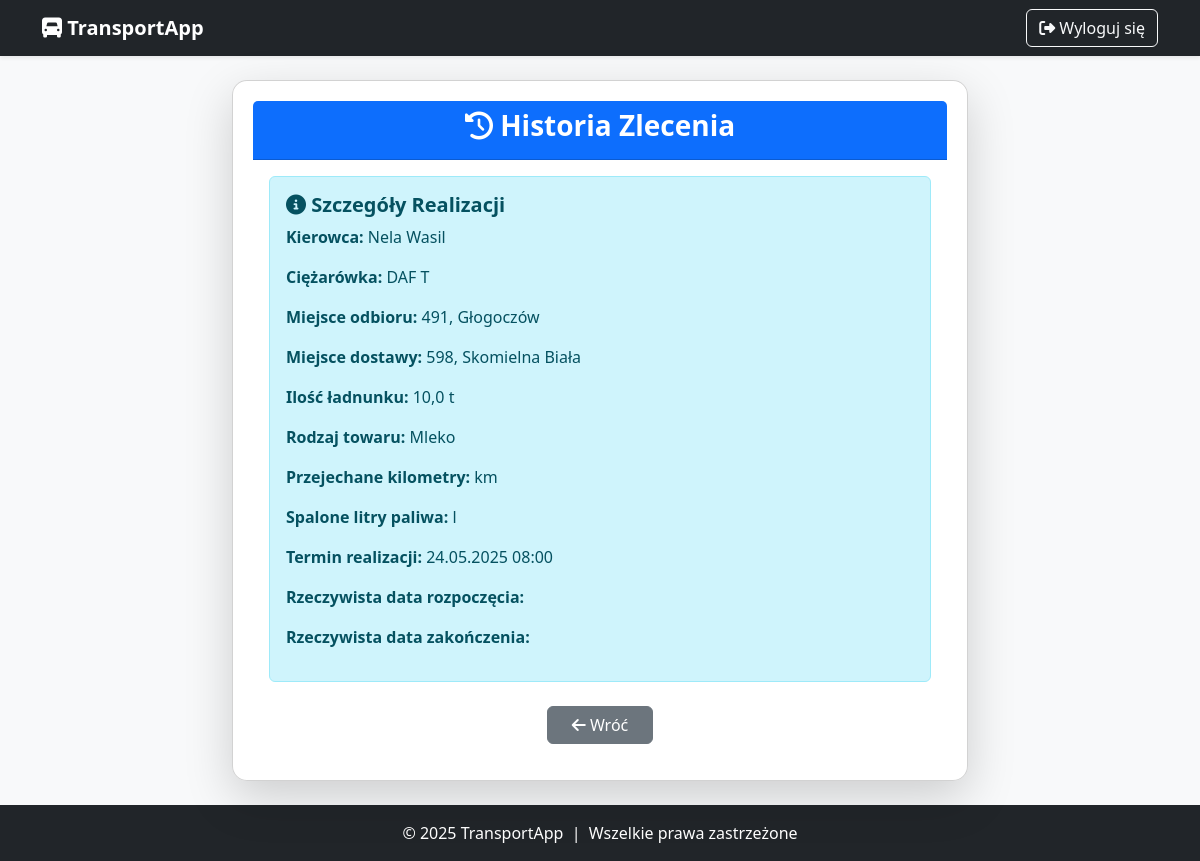
/users/zlecenia/15127/historia/ (signed in), run on the app's committed database.
### users/models.py (models this page shows, shortened)
class Zlecenie(models.Model):
    STATUS_CHOICES = [
        ("nie_rozpoczete", "Nie rozpoczęte"),
        ("w_realizacji", "W realizacji"),
        ("zamkniete", "Zamknięte"),
    ]
    id_zlec = models.AutoField(primary_key=True)
    miejsce_wyj = models.CharField(max_length=255, verbose_name="Miejsce wyjazdu")
    miejsce_odb = models.CharField(max_length=255, verbose_name="Miejsce odbioru")
    miejsce_dost = models.CharField(max_length=255, verbose_name="Miejsce dostawy")
    przychod = models.DecimalField(max_digits=10, decimal_places=2, verbose_name="Przychód (PLN)")
    ilosc_ladunku = models.FloatField(verbose_name="Ilość ładunku (tony)")
    towar = models.CharField(max_length=255, verbose_name="Rodzaj towaru")
    data_otrzymania = models.DateField(verbose_name="Data otrzymania zlecenia")
    termin_realizacji = models.DateTimeField(null=True, blank=True, verbose_name="Termin realizacji")
    kierowca = models.ForeignKey('users.Kierowca', on_delete=models.SET_NULL, null=True, blank=True, verbose_name="Przypisany kierowca")
    ciezarowka = models.ForeignKey('users.Ciezarowka', on_delete=models.SET_NULL, null=True, blank=True, verbose_name="Przypisana ciężarówka")
    status = models.CharField(max_length=15, choices=STATUS_CHOICES, default="nie_rozpoczete", verbose_name="Status zlecenia")
    odleglosc_km = models.DecimalField(max_digits=8, decimal_places=2, null=True, blank=True)
    przewidywana_data_rozpoczecia = models.DateTimeField(null=True, blank=True)
    przewidywany_czas_realizacji = models.DurationField(null=True, blank=True)
    przewidywana_data_zakonczenia = models.DateTimeField(null=True, blank=True)
    przewidywany_koszt = models.DecimalField(max_digits=10, decimal_places=2, null=True, blank=True)
    rzeczywista_data_rozpoczecia = models.DateTimeField(null=True, blank=True,
                                                        verbose_name="Rzeczywista data rozpoczęcia")
    rzeczywista_data_zakonczenia = models.DateTimeField(null=True, blank=True,
                                                        verbose_name="Rzeczywista data zakończenia")
    rzeczywiste_przejechane_km = models.DecimalField(max_digits=8, decimal_places=2, null=True, blank=True,
                                                     verbose_name="Rzeczywiste przejechane km")
    rzeczywiste_spalone_litry = models.DecimalField(max_digits=8, decimal_places=2, null=True, blank=True,
                                                    verbose_name="Rzeczywiste spalone litry paliwa")
    rzeczywisty_koszt = models.DecimalField(max_digits=10, decimal_places=2, null=True, blank=True)
    zysk = models.DecimalField(max_digits=10, decimal_places=2, null=True, blank=True)

class Kierowca(models.Model):
    kier_id = models.AutoField(primary_key=True)
    kier_imie = models.CharField(max_length=100, verbose_name="Imię")
    kier_nazwisko = models.CharField(max_length=100, verbose_name="Nazwisko")
    data_urodzenia = models.DateField(verbose_name="Data urodzenia")
    kier_adres = models.TextField(verbose_name="Adres")
    kier_telefon = models.CharField(max_length=15, verbose_name="Telefon")
    kier_email = models.EmailField(verbose_name="Email")
    kier_lata_dosw = models.IntegerField(verbose_name="Lata doświadczenia")
    kier_przejech_km = models.IntegerField(verbose_name="Przejechane km")
    kier_liczba_wykroczen = models.IntegerField(verbose_name="Liczba wykroczeń")
    stawka_za_km = models.DecimalField(max_digits=6, decimal_places=2, verbose_name="Stawka za km (PLN)", default=1.50)

class Ciezarowka(models.Model):
    ciez_id = models.AutoField(primary_key=True)
    ciez_marka = models.CharField(max_length=50, verbose_name="Marka")
    ciez_model = models.CharField(max_length=50, verbose_name="Model")
    ciez_moc = models.IntegerField(
        verbose_name="Moc (KM)",
        validators=[MinValueValidator(0, message="Moc nie może być ujemna.")]
    )
    ciez_nr_rejestr = models.CharField(
        max_length=15,
        verbose_name="Numer rejestracyjny",
        validators=[RegexValidator(
            regex=r'^[A-Z0-9]{2,3}\s?[A-Z0-9]{4,6}$',
            message="Podaj poprawny numer rejestracyjny."
        )]
    )
    ciez_przebieg = models.IntegerField(
        verbose_name="Przebieg (km)",
        validators=[MinValueValidator(0, message="Przebieg nie może być ujemny.")]
    )
    ciez_rok_prod = models.IntegerField(
        verbose_name="Rok produkcji",
        validators=[
            MinValueValidator(0, message="Rok produkcji nie może być mniejszy od 0."),
            MaxValueValidator(date.today().year, message=f"Rok produkcji nie może być większy niż {date.today().year}.")
        ]
    )
    ciez_data_zakupu = models.DateField(verbose_name="Data zakupu")
    ciez_data_serwisu = models.DateField(verbose_name="Data ostatniego serwisu")
    ciez_masa_wlasna = models.DecimalField(
        max_digits=7, decimal_places=2,
        verbose_name="Masa własna (t)",
        validators=[MinValueValidator(0.01, message="Masa własna musi być większa od 0.")]
    )
    ciez_masa_ladunku = models.DecimalField(
        max_digits=7, decimal_places=2,
        verbose_name="Masa ładunku (t)",
        validators=[MinValueValidator(0.01, message="Masa ładunku musi być większa od 0.")]
    )
    ciez_dop_masa_calk = models.DecimalField(
        max_digits=7, decimal_places=2,
        verbose_name="Dopuszczalna masa całkowita (t)",
        validators=[MinValueValidator(0.01, message="Dopuszczalna masa całkowita musi być większa od 0.")]
    )
    ciez_spalanie_na_100km = models.DecimalField(
        max_digits=5, decimal_places=2,
        verbose_name="Spalanie na 100 km (l)",
        validators=[MinValueValidator(0, message="Spalanie nie może być mniejsze niż 0.")]
    )
    ciez_paliwo_litry = models.FloatField(
        verbose_name="Stan paliwa (l)",
        validators=[MinValueValidator(0)],
        null=True,
        blank=True
    )
    ciez_bak_max = models.FloatField(
        verbose_name="Pojemność baku (l)",
        validators=[MinValueValidator(1)],
        null=True,
        blank=True
    )

### users/views/zlecenie_views.py (the view)
# urls.py: path('zlecenia/<int:id_zlec>/historia/', historia_zlecenia, name='historia_zlecenia'),
@login_required
def historia_zlecenia(request, id_zlec):
    zlecenie = get_object_or_404(Zlecenie, pk=id_zlec)
    context = {
        "zlecenie": zlecenie,
    }
    return render(request, "users/zlecenia/historia_zlecenia.html", context)

### users/templates/users/zlecenia/historia_zlecenia.html (shortened to what this page needs)
{% extends 'base.html' %}
{% block content %}
<div class="row justify-content-center">
    <div class="col-lg-8 col-md-10">
        <div class="card shadow-lg">
            <div class="card-header bg-primary text-white text-center">
                <h3 class="fw-bold"><i class="fa-solid fa-clock-rotate-left"></i> Historia Zlecenia</h3>
            </div>
            <div class="card-body">
                <div class="alert alert-info">
                    <h5 class="fw-bold"><i class="fa-solid fa-info-circle"></i> Szczegóły Realizacji</h5>
                    <p><strong>Kierowca:</strong> {{ zlecenie.kierowca.kier_imie }} {{ zlecenie.kierowca.kier_nazwisko }}</p>
                    <p><strong>Ciężarówka:</strong> {{ zlecenie.ciezarowka.ciez_marka }} {{ zlecenie.ciezarowka.ciez_model }}</p>
                    <p><strong>Miejsce odbioru:</strong> {{ zlecenie.miejsce_odb }}</p>
                    <p><strong>Miejsce dostawy:</strong> {{ zlecenie.miejsce_dost }}</p>
                    <p><strong>Ilość ładnunku:</strong> {{ zlecenie.ilosc_ladunku }} t</p>
                    <p><strong>Rodzaj towaru:</strong> {{ zlecenie.towar }}</p>
                    <p><strong>Przejechane kilometry:</strong> {{ zlecenie.rzeczywiste_przejechane_km|floatformat:2 }} km</p>
                    <p><strong>Spalone litry paliwa:</strong> {{ zlecenie.rzeczywiste_spalone_litry|floatformat:2 }} l</p>
                    <p><strong>Termin realizacji:</strong> {{ zlecenie.termin_realizacji|date:"d.m.Y H:i" }}</p>
                    <p><strong>Rzeczywista data rozpoczęcia:</strong> {{ zlecenie.rzeczywista_data_rozpoczecia|date:"d.m.Y H:i" }}</p>
                    <p><strong>Rzeczywista data zakończenia:</strong> {{ zlecenie.rzeczywista_data_zakonczenia|date:"d.m.Y H:i" }}</p>
                </div>
                <div class="text-center mt-4">
                    <a href="{% url 'zarzadzaj_zleceniami' %}" class="btn btn-secondary px-4">
                        <i class="fa-solid fa-arrow-left"></i> Wróć
                    </a>
                </div>
            </div>
        </div>
    </div>
</div>
{% endblock %}

### data on the page
Zlecenie: kierowca.kier_imie "Nela", kierowca.kier_nazwisko "Wasil", ciezarowka.ciez_marka "DAF", ciezarowka.ciez_model "T", miejsce_odb "491, Głogoczów", miejsce_dost "598, Skomielna Biała", ilosc_ladunku "10,0", towar "Mleko", termin_realizacji "24.05.2025 08:00"
